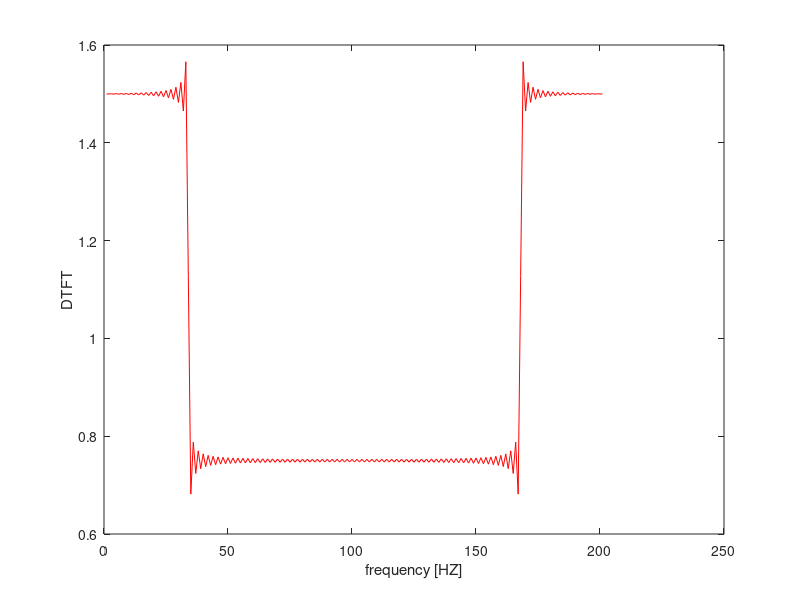

Write the MATLAB code that produced this figure.
n = -100:1:100;
T2 = 8;
X1= sinc((n.*T2)./6);
X_1 = fft(X1);
y = fftshift(X_1);
Y = abs(y);
fs =2*pi/4;
%df = fs/ length(X1);
%fn = fs/2;
%figure();
%f = -fn:df:fn-df;
%plot(f,Y,'r');
plot(Y,'r');
xlabel('frequency [HZ]');
ylabel('DTFT')
